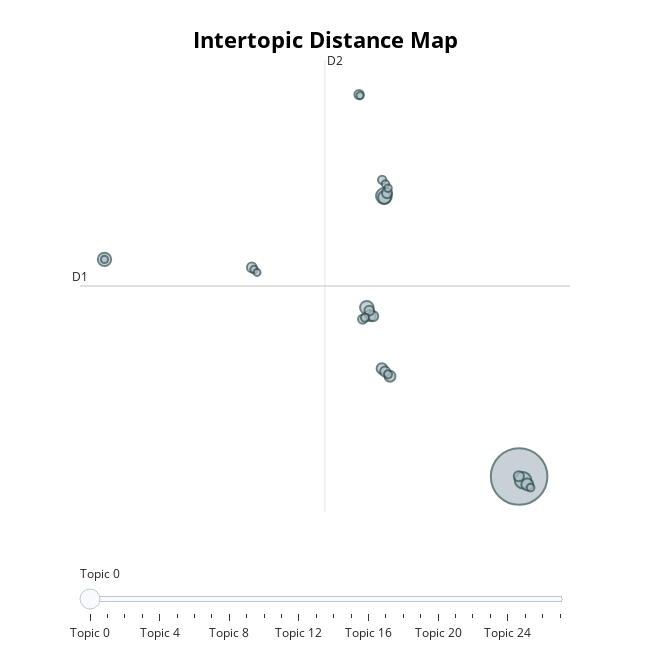

Here is the notebook cell this chart was saved with:
### Code cell
topic_model.visualize_topics()

### Figure 1 — Plotly figure (JSON) as saved in the notebook; plotly's stock layout.template omitted (floating-point values rounded to 4 significant figures)
{"data": [{"customdata": [[0, "complainant | officer | police | officers | unprofessional", 748], [1, "camera | activate | pursuit | vehicle | officer", 63], [2, "inmates | dorm | cell | deputy | roll", 58], [3, "2021 | accused | reporting | imate | inspections", 42], [4, "bwc | activate | cew | packet | handcuff", 42], [5, "duty | minutes | scheduled | rported | reporting", 38], [6, "unauthorized | illegal | grabbed | officers | authorization", 33], [7, "falsely | arrested | falsifying | parish | sherriff", 28], [8, "lunch | assignment | instructed | failed | completions", 28], [9, "supervisor | subordinates | letters | duties | supervisors", 26], [10, "arresting | child | welfare | paternity | falsely", 25], [11, "allegation | professionalism | neglect | failing | complainant", 24], [12, "pod | handgun | compartment | vehicle | passenger", 24], [13, "failed | facility | rank | contact | duties", 23], [14, "neglect | duty | evidence | complaint | allegation", 22], [15, "inmate | staff | inmates | failed | v000017620", 22], [16, "leaving | 1600 | assignmnet | retuning | cmt", 20], [17, "inmate | journet | calls | davis | sheriff", 19], [18, "food | inmate | tea | throwing | inmates", 16], [19, "arrested | unattended | university | room | threats", 16], [20, "rank | log | failed | notification | informing", 15], [21, "altercation | verbal | engaged | deputy | phyllis", 14], [22, "sleeping | duty | pregancy | medication | clock", 13], [23, "uof | complete | failed | packet | report", 13], [24, "assignment | weather | hours | allotted | return", 13], [25, "break | extended | hours | lunch | leaving", 12], [26, "patrol | patrols | opso | hat | approved", 12], [27, "training | mandatory | ballot | as400 | entering", 11]], "hovertemplate": "<b>Topic %{customdata[0]}</b><br>Words: %{customdata[1]}<br>Size: %{customdata[2]}", "legendgroup": "", "marker": {"color": "#B0BEC5", "line": {"color": "DarkSlateGrey", "width": 2}, "size": [748, 63, 58, 42, 42, 38, 33, 28, 28, 26, 25, 24, 24, 23, 22, 22, 20, 19, 16, 16, 15, 14, 13, 13, 13, 12, 12, 11], "sizemode": "area", "sizeref": 0.4675, "symbol": "circle"}, "mode": "markers", "name": "", "orientation": "v", "showlegend": false, "type": "scatter", "x": [20.2, 20.51, 9.337, -13.12, 7.958, 9.378, 20.85, 8.232, 9.821, 9.173, 8.46, 20.17, 9.586, 9.427, 8.158, -1.281, 7.335, 7.622, 9.192, 7.816, 9.666, 21.12, 9.459, -1.097, 9.667, 7.418, -13.12, -0.856], "xaxis": "x", "y": [-12.66, -12.98, 10.76, 5.465, 1.44, 10.64, -13.33, 0.7811, -4.288, -3.645, 0.7265, -12.64, 11.0, -3.898, 1.19, 4.798, 19.23, 0.4734, 12.11, 0.6084, -4.135, -13.59, 11.75, 4.615, 11.41, 19.14, 5.465, 4.374], "yaxis": "y"}], "layout": {"annotations": [{"showarrow": false, "text": "D1", "x": -15.08, "y": 3.244, "yshift": 10}, {"showarrow": false, "text": "D2", "x": 4.601, "xshift": 10, "y": 22.11}], "height": 650, "hoverlabel": {"bgcolor": "white", "font": {"family": "Rockwell", "size": 16}}, "legend": {"itemsizing": "constant", "tracegroupgap": 0}, "margin": {"t": 60}, "shapes": [{"line": {"color": "#CFD8DC", "width": 2}, "type": "line", "x0": 4.601, "x1": 4.601, "y0": -15.63, "y1": 22.11}, {"line": {"color": "#9E9E9E", "width": 2}, "type": "line", "x0": -15.08, "x1": 24.28, "y0": 3.244, "y1": 3.244}], "sliders": [{"active": 0, "pad": {"t": 50}, "steps": [{"args": [{"marker.color": [["red", "#B0BEC5", "#B0BEC5", "#B0BEC5", "#B0BEC5", "#B0BEC5", "#B0BEC5", "#B0BEC5", "#B0BEC5", "#B0BEC5", "#B0BEC5", "#B0BEC5", "#B0BEC5", "#B0BEC5", "#B0BEC5", "#B0BEC5", "#B0BEC5", "#B0BEC5", "#B0BEC5", "#B0BEC5", "#B0BEC5", "#B0BEC5", "#B0BEC5", "#B0BEC5", "#B0BEC5", "#B0BEC5", "#B0BEC5", "#B0BEC5"]]}], "label": "Topic 0", "method": "update"}, {"args": [{"marker.color": [["#B0BEC5", "red", "#B0BEC5", "#B0BEC5", "#B0BEC5", "#B0BEC5", "#B0BEC5", "#B0BEC5", "#B0BEC5", "#B0BEC5", "#B0BEC5", "#B0BEC5", "#B0BEC5", "#B0BEC5", "#B0BEC5", "#B0BEC5", "#B0BEC5", "#B0BEC5", "#B0BEC5", "#B0BEC5", "#B0BEC5", "#B0BEC5", "#B0BEC5", "#B0BEC5", "#B0BEC5", "#B0BEC5", "#B0BEC5", "#B0BEC5"]]}], "label": "Topic 1", "method": "update"}, {"args": [{"marker.color": [["#B0BEC5", "#B0BEC5", "red", "#B0BEC5", "#B0BEC5", "#B0BEC5", "#B0BEC5", "#B0BEC5", "#B0BEC5", "#B0BEC5", "#B0BEC5", "#B0BEC5", "#B0BEC5", "#B0BEC5", "#B0BEC5", "#B0BEC5", "#B0BEC5", "#B0BEC5", "#B0BEC5", "#B0BEC5", "#B0BEC5", "#B0BEC5", "#B0BEC5", "#B0BEC5", "#B0BEC5", "#B0BEC5", "#B0BEC5", "#B0BEC5"]]}], "label": "Topic 2", "method": "update"}, {"args": [{"marker.color": [["#B0BEC5", "#B0BEC5", "#B0BEC5", "red", "#B0BEC5", "#B0BEC5", "#B0BEC5", "#B0BEC5", "#B0BEC5", "#B0BEC5", "#B0BEC5", "#B0BEC5", "#B0BEC5", "#B0BEC5", "#B0BEC5", "#B0BEC5", "#B0BEC5", "#B0BEC5", "#B0BEC5", "#B0BEC5", "#B0BEC5", "#B0BEC5", "#B0BEC5", "#B0BEC5", "#B0BEC5", "#B0BEC5", "#B0BEC5", "#B0BEC5"]]}], "label": "Topic 3", "method": "update"}, {"args": [{"marker.color": [["#B0BEC5", "#B0BEC5", "#B0BEC5", "#B0BEC5", "red", "#B0BEC5", "#B0BEC5", "#B0BEC5", "#B0BEC5", "#B0BEC5", "#B0BEC5", "#B0BEC5", "#B0BEC5", "#B0BEC5", "#B0BEC5", "#B0BEC5", "#B0BEC5", "#B0BEC5", "#B0BEC5", "#B0BEC5", "#B0BEC5", "#B0BEC5", "#B0BEC5", "#B0BEC5", "#B0BEC5", "#B0BEC5", "#B0BEC5", "#B0BEC5"]]}], "label": "Topic 4", "method": "update"}, {"args": [{"marker.color": [["#B0BEC5", "#B0BEC5", "#B0BEC5", "#B0BEC5", "#B0BEC5", "red", "#B0BEC5", "#B0BEC5", "#B0BEC5", "#B0BEC5", "#B0BEC5", "#B0BEC5", "#B0BEC5", "#B0BEC5", "#B0BEC5", "#B0BEC5", "#B0BEC5", "#B0BEC5", "#B0BEC5", "#B0BEC5", "#B0BEC5", "#B0BEC5", "#B0BEC5", "#B0BEC5", "#B0BEC5", "#B0BEC5", "#B0BEC5", "#B0BEC5"]]}], "label": "Topic 5", "method": "update"}, {"args": [{"marker.color": [["#B0BEC5", "#B0BEC5", "#B0BEC5", "#B0BEC5", "#B0BEC5", "#B0BEC5", "red", "#B0BEC5", "#B0BEC5", "#B0BEC5", "#B0BEC5", "#B0BEC5", "#B0BEC5", "#B0BEC5", "#B0BEC5", "#B0BEC5", "#B0BEC5", "#B0BEC5", "#B0BEC5", "#B0BEC5", "#B0BEC5", "#B0BEC5", "#B0BEC5", "#B0BEC5", "#B0BEC5", "#B0BEC5", "#B0BEC5", "#B0BEC5"]]}], "label": "Topic 6", "method": "update"}, {"args": [{"marker.color": [["#B0BEC5", "#B0BEC5", "#B0BEC5", "#B0BEC5", "#B0BEC5", "#B0BEC5", "#B0BEC5", "red", "#B0BEC5", "#B0BEC5", "#B0BEC5", "#B0BEC5", "#B0BEC5", "#B0BEC5", "#B0BEC5", "#B0BEC5", "#B0BEC5", "#B0BEC5", "#B0BEC5", "#B0BEC5", "#B0BEC5", "#B0BEC5", "#B0BEC5", "#B0BEC5", "#B0BEC5", "#B0BEC5", "#B0BEC5", "#B0BEC5"]]}], "label": "Topic 7", "method": "update"}, {"args": [{"marker.color": [["#B0BEC5", "#B0BEC5", "#B0BEC5", "#B0BEC5", "#B0BEC5", "#B0BEC5", "#B0BEC5", "#B0BEC5", "red", "#B0BEC5", "#B0BEC5", "#B0BEC5", "#B0BEC5", "#B0BEC5", "#B0BEC5", "#B0BEC5", "#B0BEC5", "#B0BEC5", "#B0BEC5", "#B0BEC5", "#B0BEC5", "#B0BEC5", "#B0BEC5", "#B0BEC5", "#B0BEC5", "#B0BEC5", "#B0BEC5", "#B0BEC5"]]}], "label": "Topic 8", "method": "update"}, {"args": [{"marker.color": [["#B0BEC5", "#B0BEC5", "#B0BEC5", "#B0BEC5", "#B0BEC5", "#B0BEC5", "#B0BEC5", "#B0BEC5", "#B0BEC5", "red", "#B0BEC5", "#B0BEC5", "#B0BEC5", "#B0BEC5", "#B0BEC5", "#B0BEC5", "#B0BEC5", "#B0BEC5", "#B0BEC5", "#B0BEC5", "#B0BEC5", "#B0BEC5", "#B0BEC5", "#B0BEC5", "#B0BEC5", "#B0BEC5", "#B0BEC5", "#B0BEC5"]]}], "label": "Topic 9", "method": "update"}, {"args": [{"marker.color": [["#B0BEC5", "#B0BEC5", "#B0BEC5", "#B0BEC5", "#B0BEC5", "#B0BEC5", "#B0BEC5", "#B0BEC5", "#B0BEC5", "#B0BEC5", "red", "#B0BEC5", "#B0BEC5", "#B0BEC5", "#B0BEC5", "#B0BEC5", "#B0BEC5", "#B0BEC5", "#B0BEC5", "#B0BEC5", "#B0BEC5", "#B0BEC5", "#B0BEC5", "#B0BEC5", "#B0BEC5", "#B0BEC5", "#B0BEC5", "#B0BEC5"]]}], "label": "Topic 10", "method": "update"}, {"args": [{"marker.color": [["#B0BEC5", "#B0BEC5", "#B0BEC5", "#B0BEC5", "#B0BEC5", "#B0BEC5", "#B0BEC5", "#B0BEC5", "#B0BEC5", "#B0BEC5", "#B0BEC5", "red", "#B0BEC5", "#B0BEC5", "#B0BEC5", "#B0BEC5", "#B0BEC5", "#B0BEC5", "#B0BEC5", "#B0BEC5", "#B0BEC5", "#B0BEC5", "#B0BEC5", "#B0BEC5", "#B0BEC5", "#B0BEC5", "#B0BEC5", "#B0BEC5"]]}], "label": "Topic 11", "method": "update"}, {"args": [{"marker.color": [["#B0BEC5", "#B0BEC5", "#B0BEC5", "#B0BEC5", "#B0BEC5", "#B0BEC5", "#B0BEC5", "#B0BEC5", "#B0BEC5", "#B0BEC5", "#B0BEC5", "#B0BEC5", "red", "#B0BEC5", "#B0BEC5", "#B0BEC5", "#B0BEC5", "#B0BEC5", "#B0BEC5", "#B0BEC5", "#B0BEC5", "#B0BEC5", "#B0BEC5", "#B0BEC5", "#B0BEC5", "#B0BEC5", "#B0BEC5", "#B0BEC5"]]}], "label": "Topic 12", "method": "update"}, {"args": [{"marker.color": [["#B0BEC5", "#B0BEC5", "#B0BEC5", "#B0BEC5", "#B0BEC5", "#B0BEC5", "#B0BEC5", "#B0BEC5", "#B0BEC5", "#B0BEC5", "#B0BEC5", "#B0BEC5", "#B0BEC5", "red", "#B0BEC5", "#B0BEC5", "#B0BEC5", "#B0BEC5", "#B0BEC5", "#B0BEC5", "#B0BEC5", "#B0BEC5", "#B0BEC5", "#B0BEC5", "#B0BEC5", "#B0BEC5", "#B0BEC5", "#B0BEC5"]]}], "label": "Topic 13", "method": "update"}, {"args": [{"marker.color": [["#B0BEC5", "#B0BEC5", "#B0BEC5", "#B0BEC5", "#B0BEC5", "#B0BEC5", "#B0BEC5", "#B0BEC5", "#B0BEC5", "#B0BEC5", "#B0BEC5", "#B0BEC5", "#B0BEC5", "#B0BEC5", "red", "#B0BEC5", "#B0BEC5", "#B0BEC5", "#B0BEC5", "#B0BEC5", "#B0BEC5", "#B0BEC5", "#B0BEC5", "#B0BEC5", "#B0BEC5", "#B0BEC5", "#B0BEC5", "#B0BEC5"]]}], "label": "Topic 14", "method": "update"}, {"args": [{"marker.color": [["#B0BEC5", "#B0BEC5", "#B0BEC5", "#B0BEC5", "#B0BEC5", "#B0BEC5", "#B0BEC5", "#B0BEC5", "#B0BEC5", "#B0BEC5", "#B0BEC5", "#B0BEC5", "#B0BEC5", "#B0BEC5", "#B0BEC5", "red", "#B0BEC5", "#B0BEC5", "#B0BEC5", "#B0BEC5", "#B0BEC5", "#B0BEC5", "#B0BEC5", "#B0BEC5", "#B0BEC5", "#B0BEC5", "#B0BEC5", "#B0BEC5"]]}], "label": "Topic 15", "method": "update"}, {"args": [{"marker.color": [["#B0BEC5", "#B0BEC5", "#B0BEC5", "#B0BEC5", "#B0BEC5", "#B0BEC5", "#B0BEC5", "#B0BEC5", "#B0BEC5", "#B0BEC5", "#B0BEC5", "#B0BEC5", "#B0BEC5", "#B0BEC5", "#B0BEC5", "#B0BEC5", "red", "#B0BEC5", "#B0BEC5", "#B0BEC5", "#B0BEC5", "#B0BEC5", "#B0BEC5", "#B0BEC5", "#B0BEC5", "#B0BEC5", "#B0BEC5", "#B0BEC5"]]}], "label": "Topic 16", "method": "update"}, {"args": [{"marker.color": [["#B0BEC5", "#B0BEC5", "#B0BEC5", "#B0BEC5", "#B0BEC5", "#B0BEC5", "#B0BEC5", "#B0BEC5", "#B0BEC5", "#B0BEC5", "#B0BEC5", "#B0BEC5", "#B0BEC5", "#B0BEC5", "#B0BEC5", "#B0BEC5", "#B0BEC5", "red", "#B0BEC5", "#B0BEC5", "#B0BEC5", "#B0BEC5", "#B0BEC5", "#B0BEC5", "#B0BEC5", "#B0BEC5", "#B0BEC5", "#B0BEC5"]]}], "label": "Topic 17", "method": "update"}, {"args": [{"marker.color": [["#B0BEC5", "#B0BEC5", "#B0BEC5", "#B0BEC5", "#B0BEC5", "#B0BEC5", "#B0BEC5", "#B0BEC5", "#B0BEC5", "#B0BEC5", "#B0BEC5", "#B0BEC5", "#B0BEC5", "#B0BEC5", "#B0BEC5", "#B0BEC5", "#B0BEC5", "#B0BEC5", "red", "#B0BEC5", "#B0BEC5", "#B0BEC5", "#B0BEC5", "#B0BEC5", "#B0BEC5", "#B0BEC5", "#B0BEC5", "#B0BEC5"]]}], "label": "Topic 18", "method": "update"}, {"args": [{"marker.color": [["#B0BEC5", "#B0BEC5", "#B0BEC5", "#B0BEC5", "#B0BEC5", "#B0BEC5", "#B0BEC5", "#B0BEC5", "#B0BEC5", "#B0BEC5", "#B0BEC5", "#B0BEC5", "#B0BEC5", "#B0BEC5", "#B0BEC5", "#B0BEC5", "#B0BEC5", "#B0BEC5", "#B0BEC5", "red", "#B0BEC5", "#B0BEC5", "#B0BEC5", "#B0BEC5", "#B0BEC5", "#B0BEC5", "#B0BEC5", "#B0BEC5"]]}], "label": "Topic 19", "method": "update"}, {"args": [{"marker.color": [["#B0BEC5", "#B0BEC5", "#B0BEC5", "#B0BEC5", "#B0BEC5", "#B0BEC5", "#B0BEC5", "#B0BEC5", "#B0BEC5", "#B0BEC5", "#B0BEC5", "#B0BEC5", "#B0BEC5", "#B0BEC5", "#B0BEC5", "#B0BEC5", "#B0BEC5", "#B0BEC5", "#B0BEC5", "#B0BEC5", "red", "#B0BEC5", "#B0BEC5", "#B0BEC5", "#B0BEC5", "#B0BEC5", "#B0BEC5", "#B0BEC5"]]}], "label": "Topic 20", "method": "update"}, {"args": [{"marker.color": [["#B0BEC5", "#B0BEC5", "#B0BEC5", "#B0BEC5", "#B0BEC5", "#B0BEC5", "#B0BEC5", "#B0BEC5", "#B0BEC5", "#B0BEC5", "#B0BEC5", "#B0BEC5", "#B0BEC5", "#B0BEC5", "#B0BEC5", "#B0BEC5", "#B0BEC5", "#B0BEC5", "#B0BEC5", "#B0BEC5", "#B0BEC5", "red", "#B0BEC5", "#B0BEC5", "#B0BEC5", "#B0BEC5", "#B0BEC5", "#B0BEC5"]]}], "label": "Topic 21", "method": "update"}, {"args": [{"marker.color": [["#B0BEC5", "#B0BEC5", "#B0BEC5", "#B0BEC5", "#B0BEC5", "#B0BEC5", "#B0BEC5", "#B0BEC5", "#B0BEC5", "#B0BEC5", "#B0BEC5", "#B0BEC5", "#B0BEC5", "#B0BEC5", "#B0BEC5", "#B0BEC5", "#B0BEC5", "#B0BEC5", "#B0BEC5", "#B0BEC5", "#B0BEC5", "#B0BEC5", "red", "#B0BEC5", "#B0BEC5", "#B0BEC5", "#B0BEC5", "#B0BEC5"]]}], "label": "Topic 22", "method": "update"}, {"args": [{"marker.color": [["#B0BEC5", "#B0BEC5", "#B0BEC5", "#B0BEC5", "#B0BEC5", "#B0BEC5", "#B0BEC5", "#B0BEC5", "#B0BEC5", "#B0BEC5", "#B0BEC5", "#B0BEC5", "#B0BEC5", "#B0BEC5", "#B0BEC5", "#B0BEC5", "#B0BEC5", "#B0BEC5", "#B0BEC5", "#B0BEC5", "#B0BEC5", "#B0BEC5", "#B0BEC5", "red", "#B0BEC5", "#B0BEC5", "#B0BEC5", "#B0BEC5"]]}], "label": "Topic 23", "method": "update"}, {"args": [{"marker.color": [["#B0BEC5", "#B0BEC5", "#B0BEC5", "#B0BEC5", "#B0BEC5", "#B0BEC5", "#B0BEC5", "#B0BEC5", "#B0BEC5", "#B0BEC5", "#B0BEC5", "#B0BEC5", "#B0BEC5", "#B0BEC5", "#B0BEC5", "#B0BEC5", "#B0BEC5", "#B0BEC5", "#B0BEC5", "#B0BEC5", "#B0BEC5", "#B0BEC5", "#B0BEC5", "#B0BEC5", "red", "#B0BEC5", "#B0BEC5", "#B0BEC5"]]}], "label": "Topic 24", "method": "update"}, {"args": [{"marker.color": [["#B0BEC5", "#B0BEC5", "#B0BEC5", "#B0BEC5", "#B0BEC5", "#B0BEC5", "#B0BEC5", "#B0BEC5", "#B0BEC5", "#B0BEC5", "#B0BEC5", "#B0BEC5", "#B0BEC5", "#B0BEC5", "#B0BEC5", "#B0BEC5", "#B0BEC5", "#B0BEC5", "#B0BEC5", "#B0BEC5", "#B0BEC5", "#B0BEC5", "#B0BEC5", "#B0BEC5", "#B0BEC5", "red", "#B0BEC5", "#B0BEC5"]]}], "label": "Topic 25", "method": "update"}, {"args": [{"marker.color": [["#B0BEC5", "#B0BEC5", "#B0BEC5", "#B0BEC5", "#B0BEC5", "#B0BEC5", "#B0BEC5", "#B0BEC5", "#B0BEC5", "#B0BEC5", "#B0BEC5", "#B0BEC5", "#B0BEC5", "#B0BEC5", "#B0BEC5", "#B0BEC5", "#B0BEC5", "#B0BEC5", "#B0BEC5", "#B0BEC5", "#B0BEC5", "#B0BEC5", "#B0BEC5", "#B0BEC5", "#B0BEC5", "#B0BEC5", "red", "#B0BEC5"]]}], "label": "Topic 26", "method": "update"}, {"args": [{"marker.color": [["#B0BEC5", "#B0BEC5", "#B0BEC5", "#B0BEC5", "#B0BEC5", "#B0BEC5", "#B0BEC5", "#B0BEC5", "#B0BEC5", "#B0BEC5", "#B0BEC5", "#B0BEC5", "#B0BEC5", "#B0BEC5", "#B0BEC5", "#B0BEC5", "#B0BEC5", "#B0BEC5", "#B0BEC5", "#B0BEC5", "#B0BEC5", "#B0BEC5", "#B0BEC5", "#B0BEC5", "#B0BEC5", "#B0BEC5", "#B0BEC5", "red"]]}], "label": "Topic 27", "method": "update"}]}], "title": {"font": {"color": "Black", "size": 22}, "text": "<b>Intertopic Distance Map", "x": 0.5, "xanchor": "center", "y": 0.95, "yanchor": "top"}, "width": 650, "xaxis": {"anchor": "y", "domain": [0, 1], "range": [-15.08, 24.28], "title": {"text": ""}, "visible": false}, "yaxis": {"anchor": "x", "domain": [0, 1], "range": [-15.63, 22.11], "title": {"text": ""}, "visible": false}}}
